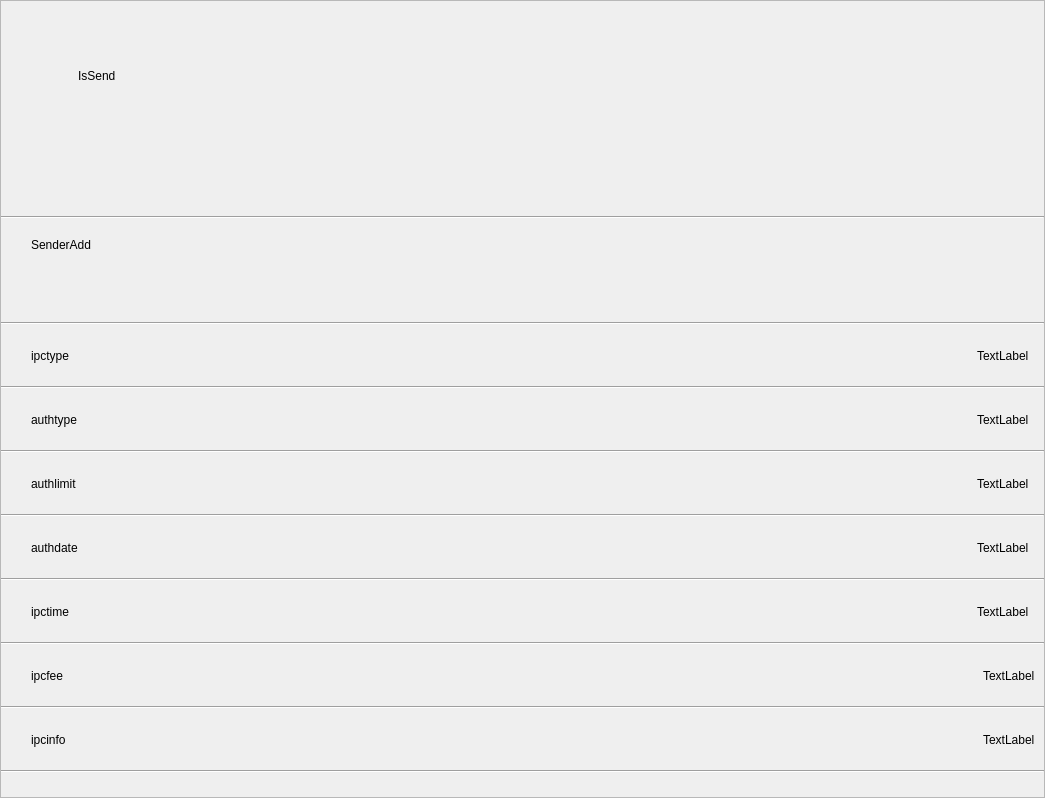
<?xml version="1.0" encoding="UTF-8"?>
<ui version="4.0">
 <class>sendipchistory</class>
 <widget class="QWidget" name="sendipchistory">
  <property name="geometry">
   <rect>
    <x>0</x>
    <y>0</y>
    <width>1045</width>
    <height>798</height>
   </rect>
  </property>
  <property name="windowTitle">
   <string>Form</string>
  </property>
  <property name="styleSheet">
   <string notr="true"/>
  </property>
  <layout class="QGridLayout" name="gridLayout_7">
   <property name="leftMargin">
    <number>0</number>
   </property>
   <property name="topMargin">
    <number>0</number>
   </property>
   <property name="rightMargin">
    <number>0</number>
   </property>
   <property name="bottomMargin">
    <number>0</number>
   </property>
   <property name="spacing">
    <number>0</number>
   </property>
   <item row="0" column="0">
    <widget class="QScrollArea" name="scrollArea">
     <property name="styleSheet">
      <string notr="true"/>
     </property>
     <property name="verticalScrollBarPolicy">
      <enum>Qt::ScrollBarAlwaysOff</enum>
     </property>
     <property name="widgetResizable">
      <bool>true</bool>
     </property>
     <widget class="QWidget" name="scrollAreaWidgetContents">
      <property name="geometry">
       <rect>
        <x>0</x>
        <y>0</y>
        <width>1043</width>
        <height>796</height>
       </rect>
      </property>
      <layout class="QGridLayout" name="gridLayout_6">
       <property name="leftMargin">
        <number>0</number>
       </property>
       <property name="topMargin">
        <number>0</number>
       </property>
       <property name="rightMargin">
        <number>0</number>
       </property>
       <property name="bottomMargin">
        <number>0</number>
       </property>
       <property name="spacing">
        <number>0</number>
       </property>
       <item row="0" column="0">
        <layout class="QVBoxLayout" name="verticalLayout">
         <property name="spacing">
          <number>0</number>
         </property>
         <item>
          <widget class="QFrame" name="frame_2">
           <property name="minimumSize">
            <size>
             <width>0</width>
             <height>191</height>
            </size>
           </property>
           <property name="maximumSize">
            <size>
             <width>16777215</width>
             <height>191</height>
            </size>
           </property>
           <property name="styleSheet">
            <string notr="true">border:none</string>
           </property>
           <property name="frameShape">
            <enum>QFrame::StyledPanel</enum>
           </property>
           <property name="frameShadow">
            <enum>QFrame::Raised</enum>
           </property>
           <layout class="QGridLayout" name="gridLayout_9">
            <property name="leftMargin">
             <number>30</number>
            </property>
            <item row="0" column="0">
             <layout class="QVBoxLayout" name="verticalLayout_2">
              <item>
               <layout class="QHBoxLayout" name="horizontalLayout_9">
                <item>
                 <widget class="QLabel" name="label">
                  <property name="minimumSize">
                   <size>
                    <width>41</width>
                    <height>41</height>
                   </size>
                  </property>
                  <property name="maximumSize">
                   <size>
                    <width>41</width>
                    <height>41</height>
                   </size>
                  </property>
                  <property name="styleSheet">
                   <string notr="true">background-image: url(:/res/png/sendico.png);</string>
                  </property>
                  <property name="text">
                   <string/>
                  </property>
                 </widget>
                </item>
                <item>
                 <widget class="QLabel" name="label_5">
                  <property name="minimumSize">
                   <size>
                    <width>0</width>
                    <height>76</height>
                   </size>
                  </property>
                  <property name="maximumSize">
                   <size>
                    <width>16777215</width>
                    <height>76</height>
                   </size>
                  </property>
                  <property name="text">
                   <string>IsSend</string>
                  </property>
                 </widget>
                </item>
                <item>
                 <spacer name="horizontalSpacer_9">
                  <property name="orientation">
                   <enum>Qt::Horizontal</enum>
                  </property>
                  <property name="sizeHint" stdset="0">
                   <size>
                    <width>40</width>
                    <height>20</height>
                   </size>
                  </property>
                 </spacer>
                </item>
               </layout>
              </item>
              <item>
               <widget class="QWidget" name="widget_4" native="true">
                <property name="minimumSize">
                 <size>
                  <width>0</width>
                  <height>82</height>
                 </size>
                </property>
                <property name="maximumSize">
                 <size>
                  <width>16777215</width>
                  <height>82</height>
                 </size>
                </property>
                <layout class="QGridLayout" name="gridLayout_8">
                 <item row="0" column="0">
                  <widget class="QLabel" name="ipcnameEdit">
                   <property name="minimumSize">
                    <size>
                     <width>0</width>
                     <height>60</height>
                    </size>
                   </property>
                   <property name="maximumSize">
                    <size>
                     <width>16777215</width>
                     <height>60</height>
                    </size>
                   </property>
                   <property name="font">
                    <font>
                     <pointsize>-1</pointsize>
                    </font>
                   </property>
                   <property name="styleSheet">
                    <string notr="true">font-size : 24px;</string>
                   </property>
                   <property name="text">
                    <string/>
                   </property>
                  </widget>
                 </item>
                </layout>
               </widget>
              </item>
             </layout>
            </item>
           </layout>
          </widget>
         </item>
         <item>
          <widget class="Line" name="line">
           <property name="orientation">
            <enum>Qt::Horizontal</enum>
           </property>
          </widget>
         </item>
         <item>
          <widget class="QFrame" name="frame_3">
           <property name="minimumSize">
            <size>
             <width>0</width>
             <height>103</height>
            </size>
           </property>
           <property name="maximumSize">
            <size>
             <width>16777215</width>
             <height>103</height>
            </size>
           </property>
           <property name="styleSheet">
            <string notr="true">border:none</string>
           </property>
           <property name="frameShape">
            <enum>QFrame::StyledPanel</enum>
           </property>
           <property name="frameShadow">
            <enum>QFrame::Raised</enum>
           </property>
           <layout class="QGridLayout" name="gridLayout_5">
            <property name="leftMargin">
             <number>30</number>
            </property>
            <property name="topMargin">
             <number>0</number>
            </property>
            <property name="rightMargin">
             <number>0</number>
            </property>
            <property name="bottomMargin">
             <number>0</number>
            </property>
            <property name="spacing">
             <number>0</number>
            </property>
            <item row="0" column="0">
             <widget class="QLabel" name="label_9">
              <property name="text">
               <string>SenderAdd</string>
              </property>
             </widget>
            </item>
            <item row="1" column="0">
             <widget class="QFrame" name="frame_8">
              <property name="styleSheet">
               <string notr="true">border:none</string>
              </property>
              <property name="frameShape">
               <enum>QFrame::StyledPanel</enum>
              </property>
              <property name="frameShadow">
               <enum>QFrame::Raised</enum>
              </property>
              <widget class="QWidget" name="layoutWidget">
               <property name="geometry">
                <rect>
                 <x>0</x>
                 <y>11</y>
                 <width>865</width>
                 <height>31</height>
                </rect>
               </property>
               <layout class="QHBoxLayout" name="horizontalLayout">
                <property name="spacing">
                 <number>0</number>
                </property>
                <item>
                 <widget class="QLabel" name="label_7">
                  <property name="minimumSize">
                   <size>
                    <width>29</width>
                    <height>29</height>
                   </size>
                  </property>
                  <property name="maximumSize">
                   <size>
                    <width>29</width>
                    <height>29</height>
                   </size>
                  </property>
                  <property name="styleSheet">
                   <string notr="true">background-image: url(:/res/png/smalllogo.png);</string>
                  </property>
                  <property name="text">
                   <string/>
                  </property>
                 </widget>
                </item>
                <item>
                 <widget class="QLabel" name="AddEdit">
                  <property name="minimumSize">
                   <size>
                    <width>500</width>
                    <height>0</height>
                   </size>
                  </property>
                  <property name="maximumSize">
                   <size>
                    <width>500</width>
                    <height>16777215</height>
                   </size>
                  </property>
                  <property name="text">
                   <string/>
                  </property>
                  <property name="textInteractionFlags">
                   <set>Qt::LinksAccessibleByKeyboard|Qt::LinksAccessibleByMouse|Qt::TextBrowserInteraction|Qt::TextEditable|Qt::TextEditorInteraction|Qt::TextSelectableByKeyboard|Qt::TextSelectableByMouse</set>
                  </property>
                 </widget>
                </item>
                <item>
                 <spacer name="horizontalSpacer">
                  <property name="orientation">
                   <enum>Qt::Horizontal</enum>
                  </property>
                  <property name="sizeHint" stdset="0">
                   <size>
                    <width>320</width>
                    <height>20</height>
                   </size>
                  </property>
                 </spacer>
                </item>
               </layout>
              </widget>
             </widget>
            </item>
           </layout>
          </widget>
         </item>
         <item>
          <widget class="Line" name="line_2">
           <property name="orientation">
            <enum>Qt::Horizontal</enum>
           </property>
          </widget>
         </item>
         <item>
          <widget class="QFrame" name="frame_4">
           <property name="minimumSize">
            <size>
             <width>0</width>
             <height>61</height>
            </size>
           </property>
           <property name="maximumSize">
            <size>
             <width>16777215</width>
             <height>61</height>
            </size>
           </property>
           <property name="styleSheet">
            <string notr="true">border:none</string>
           </property>
           <property name="frameShape">
            <enum>QFrame::StyledPanel</enum>
           </property>
           <property name="frameShadow">
            <enum>QFrame::Raised</enum>
           </property>
           <layout class="QGridLayout" name="gridLayout_4">
            <property name="leftMargin">
             <number>30</number>
            </property>
            <property name="rightMargin">
             <number>15</number>
            </property>
            <item row="0" column="0">
             <layout class="QHBoxLayout" name="horizontalLayout_5">
              <item>
               <widget class="QLabel" name="label_2">
                <property name="text">
                 <string>ipctype</string>
                </property>
               </widget>
              </item>
              <item>
               <spacer name="horizontalSpacer_2">
                <property name="orientation">
                 <enum>Qt::Horizontal</enum>
                </property>
                <property name="sizeHint" stdset="0">
                 <size>
                  <width>40</width>
                  <height>20</height>
                 </size>
                </property>
               </spacer>
              </item>
              <item>
               <widget class="QLabel" name="ipctypelabel">
                <property name="text">
                 <string>TextLabel</string>
                </property>
               </widget>
              </item>
             </layout>
            </item>
           </layout>
          </widget>
         </item>
         <item>
          <widget class="Line" name="line_9">
           <property name="orientation">
            <enum>Qt::Horizontal</enum>
           </property>
          </widget>
         </item>
         <item>
          <widget class="QWidget" name="widget_2" native="true">
           <property name="minimumSize">
            <size>
             <width>0</width>
             <height>61</height>
            </size>
           </property>
           <property name="maximumSize">
            <size>
             <width>16777215</width>
             <height>61</height>
            </size>
           </property>
           <layout class="QHBoxLayout" name="horizontalLayout_7">
            <property name="leftMargin">
             <number>30</number>
            </property>
            <property name="rightMargin">
             <number>15</number>
            </property>
            <item>
             <widget class="QLabel" name="label_10">
              <property name="text">
               <string>authtype</string>
              </property>
             </widget>
            </item>
            <item>
             <spacer name="horizontalSpacer_7">
              <property name="orientation">
               <enum>Qt::Horizontal</enum>
              </property>
              <property name="sizeHint" stdset="0">
               <size>
                <width>668</width>
                <height>20</height>
               </size>
              </property>
             </spacer>
            </item>
            <item>
             <widget class="QLabel" name="authtype">
              <property name="text">
               <string>TextLabel</string>
              </property>
             </widget>
            </item>
           </layout>
          </widget>
         </item>
         <item>
          <widget class="Line" name="line_8">
           <property name="orientation">
            <enum>Qt::Horizontal</enum>
           </property>
          </widget>
         </item>
         <item>
          <widget class="QWidget" name="widget" native="true">
           <property name="minimumSize">
            <size>
             <width>0</width>
             <height>61</height>
            </size>
           </property>
           <property name="maximumSize">
            <size>
             <width>16777215</width>
             <height>61</height>
            </size>
           </property>
           <layout class="QHBoxLayout" name="horizontalLayout_6">
            <property name="leftMargin">
             <number>30</number>
            </property>
            <property name="rightMargin">
             <number>15</number>
            </property>
            <item>
             <widget class="QLabel" name="label_6">
              <property name="text">
               <string>authlimit</string>
              </property>
             </widget>
            </item>
            <item>
             <spacer name="horizontalSpacer_6">
              <property name="orientation">
               <enum>Qt::Horizontal</enum>
              </property>
              <property name="sizeHint" stdset="0">
               <size>
                <width>669</width>
                <height>20</height>
               </size>
              </property>
             </spacer>
            </item>
            <item>
             <widget class="QLabel" name="authlimit">
              <property name="text">
               <string>TextLabel</string>
              </property>
             </widget>
            </item>
           </layout>
          </widget>
         </item>
         <item>
          <widget class="Line" name="line_3">
           <property name="orientation">
            <enum>Qt::Horizontal</enum>
           </property>
          </widget>
         </item>
         <item>
          <widget class="QWidget" name="widget_3" native="true">
           <property name="minimumSize">
            <size>
             <width>0</width>
             <height>61</height>
            </size>
           </property>
           <property name="maximumSize">
            <size>
             <width>16777215</width>
             <height>61</height>
            </size>
           </property>
           <layout class="QHBoxLayout" name="horizontalLayout_8">
            <property name="leftMargin">
             <number>30</number>
            </property>
            <property name="rightMargin">
             <number>15</number>
            </property>
            <item>
             <widget class="QLabel" name="label_12">
              <property name="text">
               <string>authdate</string>
              </property>
             </widget>
            </item>
            <item>
             <spacer name="horizontalSpacer_8">
              <property name="orientation">
               <enum>Qt::Horizontal</enum>
              </property>
              <property name="sizeHint" stdset="0">
               <size>
                <width>668</width>
                <height>20</height>
               </size>
              </property>
             </spacer>
            </item>
            <item>
             <widget class="QLabel" name="authdate">
              <property name="text">
               <string>TextLabel</string>
              </property>
             </widget>
            </item>
           </layout>
          </widget>
         </item>
         <item>
          <widget class="Line" name="line_4">
           <property name="orientation">
            <enum>Qt::Horizontal</enum>
           </property>
          </widget>
         </item>
         <item>
          <widget class="QFrame" name="frame_5">
           <property name="minimumSize">
            <size>
             <width>0</width>
             <height>61</height>
            </size>
           </property>
           <property name="maximumSize">
            <size>
             <width>16777215</width>
             <height>61</height>
            </size>
           </property>
           <property name="styleSheet">
            <string notr="true">border:none</string>
           </property>
           <property name="frameShape">
            <enum>QFrame::StyledPanel</enum>
           </property>
           <property name="frameShadow">
            <enum>QFrame::Raised</enum>
           </property>
           <layout class="QGridLayout" name="gridLayout_3">
            <property name="leftMargin">
             <number>30</number>
            </property>
            <property name="rightMargin">
             <number>15</number>
            </property>
            <item row="0" column="0">
             <layout class="QHBoxLayout" name="horizontalLayout_2">
              <item>
               <widget class="QLabel" name="label_3">
                <property name="text">
                 <string>ipctime</string>
                </property>
               </widget>
              </item>
              <item>
               <spacer name="horizontalSpacer_3">
                <property name="orientation">
                 <enum>Qt::Horizontal</enum>
                </property>
                <property name="sizeHint" stdset="0">
                 <size>
                  <width>40</width>
                  <height>20</height>
                 </size>
                </property>
               </spacer>
              </item>
              <item>
               <widget class="QLabel" name="ipctimelabel">
                <property name="text">
                 <string>TextLabel</string>
                </property>
               </widget>
              </item>
             </layout>
            </item>
           </layout>
          </widget>
         </item>
         <item>
          <widget class="Line" name="line_7">
           <property name="orientation">
            <enum>Qt::Horizontal</enum>
           </property>
          </widget>
         </item>
         <item>
          <widget class="QFrame" name="frame_6">
           <property name="minimumSize">
            <size>
             <width>0</width>
             <height>61</height>
            </size>
           </property>
           <property name="maximumSize">
            <size>
             <width>16777215</width>
             <height>61</height>
            </size>
           </property>
           <property name="styleSheet">
            <string notr="true">border:none</string>
           </property>
           <property name="frameShape">
            <enum>QFrame::StyledPanel</enum>
           </property>
           <property name="frameShadow">
            <enum>QFrame::Raised</enum>
           </property>
           <layout class="QGridLayout" name="gridLayout_2">
            <property name="leftMargin">
             <number>30</number>
            </property>
            <item row="0" column="0">
             <layout class="QHBoxLayout" name="horizontalLayout_3">
              <item>
               <widget class="QLabel" name="label_4">
                <property name="text">
                 <string>ipcfee</string>
                </property>
               </widget>
              </item>
              <item>
               <spacer name="horizontalSpacer_4">
                <property name="orientation">
                 <enum>Qt::Horizontal</enum>
                </property>
                <property name="sizeHint" stdset="0">
                 <size>
                  <width>40</width>
                  <height>20</height>
                 </size>
                </property>
               </spacer>
              </item>
              <item>
               <widget class="QLabel" name="ipcfeelabel">
                <property name="text">
                 <string>TextLabel</string>
                </property>
               </widget>
              </item>
             </layout>
            </item>
           </layout>
          </widget>
         </item>
         <item>
          <widget class="Line" name="line_5">
           <property name="orientation">
            <enum>Qt::Horizontal</enum>
           </property>
          </widget>
         </item>
         <item>
          <widget class="QFrame" name="frame_7">
           <property name="minimumSize">
            <size>
             <width>0</width>
             <height>61</height>
            </size>
           </property>
           <property name="maximumSize">
            <size>
             <width>16777215</width>
             <height>61</height>
            </size>
           </property>
           <property name="styleSheet">
            <string notr="true">border:none</string>
           </property>
           <property name="frameShape">
            <enum>QFrame::StyledPanel</enum>
           </property>
           <property name="frameShadow">
            <enum>QFrame::Raised</enum>
           </property>
           <layout class="QGridLayout" name="gridLayout">
            <property name="leftMargin">
             <number>30</number>
            </property>
            <item row="0" column="0">
             <layout class="QHBoxLayout" name="horizontalLayout_4">
              <item>
               <widget class="QLabel" name="label_8">
                <property name="text">
                 <string>ipcinfo</string>
                </property>
               </widget>
              </item>
              <item>
               <spacer name="horizontalSpacer_5">
                <property name="orientation">
                 <enum>Qt::Horizontal</enum>
                </property>
                <property name="sizeHint" stdset="0">
                 <size>
                  <width>40</width>
                  <height>20</height>
                 </size>
                </property>
               </spacer>
              </item>
              <item>
               <widget class="QLabel" name="ipcinfolabel">
                <property name="text">
                 <string>TextLabel</string>
                </property>
               </widget>
              </item>
             </layout>
            </item>
           </layout>
          </widget>
         </item>
         <item>
          <widget class="Line" name="line_6">
           <property name="orientation">
            <enum>Qt::Horizontal</enum>
           </property>
          </widget>
         </item>
        </layout>
       </item>
      </layout>
     </widget>
    </widget>
   </item>
  </layout>
 </widget>
 <resources/>
 <connections/>
</ui>
